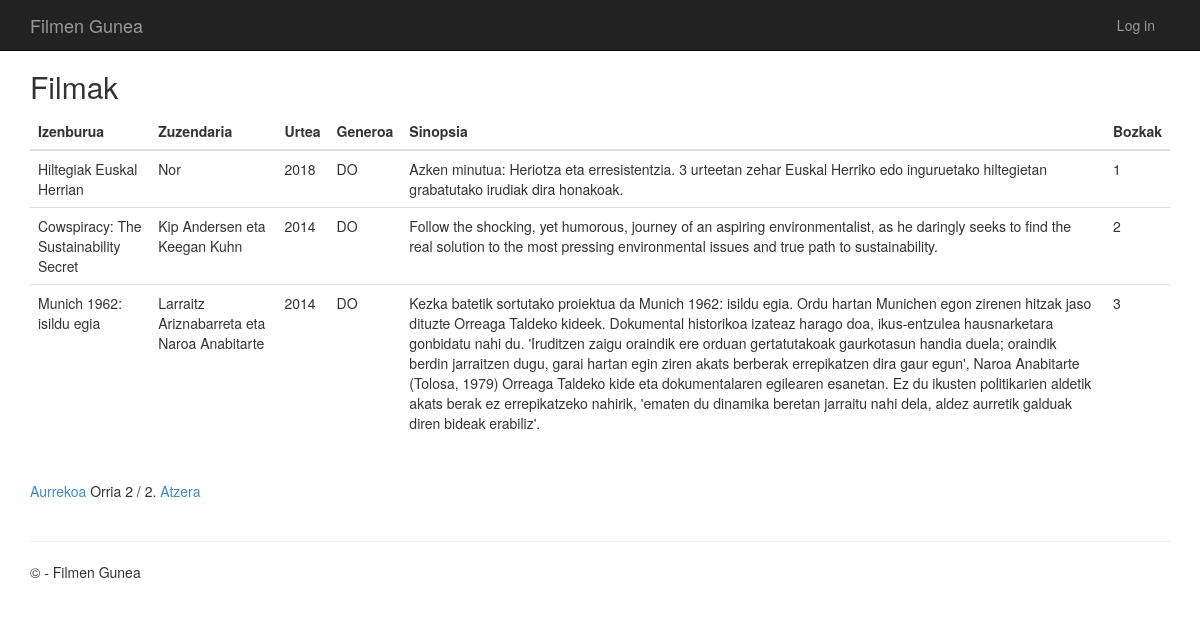
The page /filmakikusi/?page=2 on the database its author committed.
### app/models.py (models this page shows, shortened)
class Filma(models.Model):
    izenburua = models.CharField(max_length=60)
    zuzendaria = models.CharField(max_length=60)
    urtea = models.IntegerField()
    generoa = models.CharField(max_length=2)
    sinopsia = models.CharField(max_length=700)
    bozkak = models.IntegerField()

### app/views.py (the view)
# urls.py: path('filmakikusi/', views.filmakikusi, name='filmakikusi'),
def filmakikusi(request):
    filmak_list = Filma.objects.all()
    paginator = Paginator(filmak_list, 5)
    page_number = request.GET.get('page')
    page_obj = paginator.get_page(page_number)
    return render(request, 'app/filmakikusi.html', {'page_obj': page_obj})

### app/templates/app/FilmakIkusi.html (shortened to what this page needs)
{% extends "app/layout.html" %}
{% block content %}
<h2>Filmak</h2>
<table class="table">
    <thead>
        <tr>
            <th scope="col">Izenburua</th>
            <th scope="col">Zuzendaria</th>
            <th scope="col">Urtea</th>
            <th scope="col">Generoa</th>
            <th scope="col">Sinopsia</th>
            <th scope="col">Bozkak</th>
        </tr>
    </thead>
    <tbody>
        {% for filma in page_obj %}
        <tr>
            <td>{{ filma.izenburua }}</td>
            <td>{{ filma.zuzendaria }}</td>
            <td>{{ filma.urtea }}</td>
            <td>{{ filma.generoa }}</td>
            <td>{{ filma.sinopsia }}</td>
            <td>{{ filma.bozkak }}</td>
        </tr>
        {% empty %}
        <tr>
            <td colspan="6">Ez daude filmarik.</td>
        </tr>
        {% endfor %}
    </tbody>
</table>
<div class="pagination">
    <span class="step-links">
        {% if page_obj.has_previous %}
        <a href="?page={{ page_obj.previous_page_number }}">Aurrekoa</a>
        {% endif %}
        <span class="current">
            Orria {{ page_obj.number }} / {{ page_obj.paginator.num_pages }}.
        </span>
    </span>
</div>
<a href="{% url 'logged' %}">Atzera</a>
{% endblock %}

### app/static/app/content/site.css (style rules this page uses)
body { padding-top: 50px; padding-bottom: 20px; }

### rows shown on the page
Filma: izenburua "Hiltegiak Euskal Herrian", zuzendaria "Nor", urtea "2018", generoa "DO", sinopsia "Azken minutua: Heriotza eta erresistentzia. 3 urteetan zehar Euskal Herriko edo inguruetako hiltegietan grabatutako irudiak dira honakoak.", bozkak "1"
Filma: izenburua "Cowspiracy: The Sustainability Secret", zuzendaria "Kip Andersen eta Keegan Kuhn", urtea "2014", generoa "DO", sinopsia "Follow the shocking, yet humorous, journey of an aspiring environmentalist, as he daringly seeks to find the real solution to the most pressing environmental issues and true path to sustainability.", bozkak "2"
Filma: izenburua "Munich 1962: isildu egia", zuzendaria "Larraitz Ariznabarreta eta Naroa Anabitarte", urtea "2014", generoa "DO", sinopsia "Kezka batetik sortutako proiektua da Munich 1962: isildu egia. Ordu hartan Munichen egon zirenen hitzak jaso dituzte Orreaga Taldeko kideek. Dokumental historikoa izateaz harago doa, ikus-entzulea hausnarketara gonbidatu nahi du. 'Iruditzen zaigu oraindik ere orduan gertatutakoak gaurkotasun handia duela; oraindik berdin jarraitzen dugu, garai hartan egin ziren akats berberak errepikatzen dira gaur egun', Naroa Anabitarte (Tolosa, 1979) Orreaga Taldeko kide eta dokumentalaren egilearen esanetan. Ez du ikusten politikarien aldetik akats berak ez errepikatzeko nahirik, 'ematen du dinamika beretan jarraitu nahi dela, aldez aurretik galduak diren bideak erabiliz'.", bozkak "3"

### other values the page prints
{{ page_obj.number }} "2"
{{ page_obj.paginator.num_pages }} "2"
